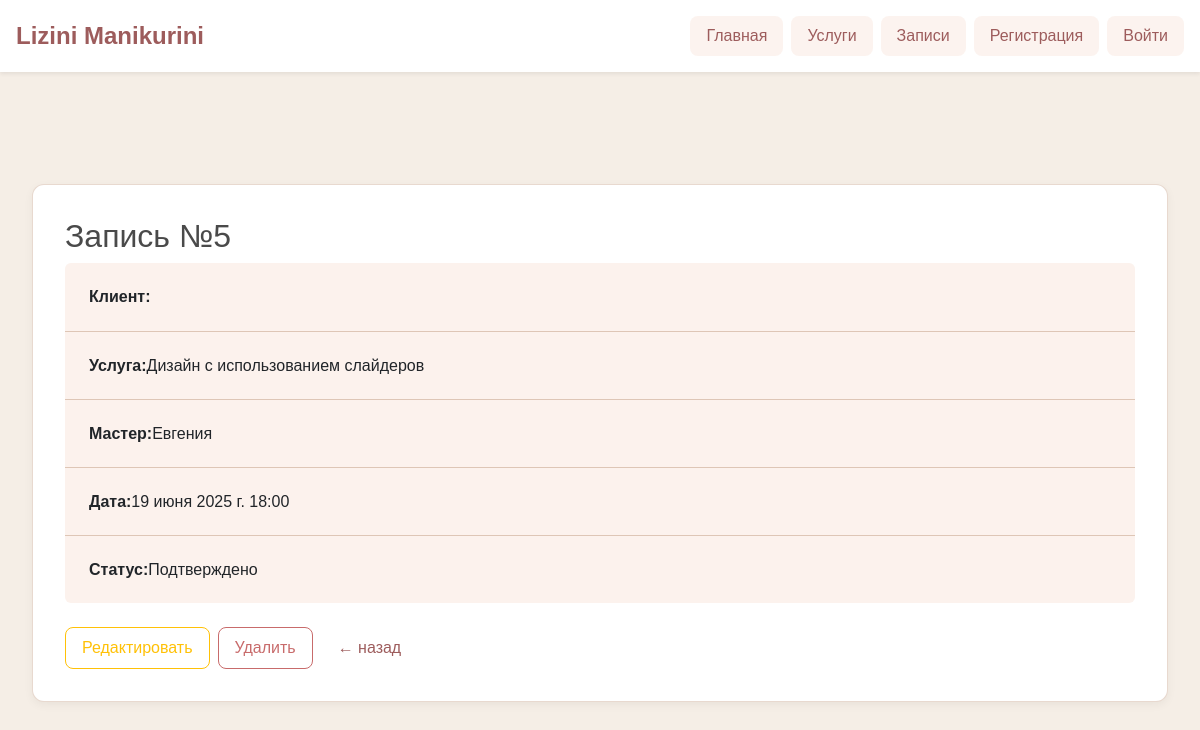
/appointments/5/, run on the app's committed database.
### website/models.py (models this page shows, shortened)
class Appointment(models.Model):
    client = models.ForeignKey(
        User,
        on_delete=models.SET_NULL,
        null=True,
        limit_choices_to={'role': 'client'},
        related_name='appointments',
        verbose_name='Клиент'
    )
    master = models.ForeignKey(
        Master,
        on_delete=models.SET_NULL,
        null=True,
        related_name='appointments',
        verbose_name='Мастер'
    )
    service = models.ForeignKey(
        Service,
        on_delete=models.SET_NULL,
        null=True,
        related_name='appointments',
        verbose_name='Услуга'
    )
    appointment_date = models.DateField(default=timezone.now, verbose_name='Дата записи')
    appointment_time = models.TimeField(verbose_name='Время записи')
    status = models.ForeignKey(
        AppointmentStatus,
        on_delete=models.SET_NULL,
        null=True,
        verbose_name='Статус'
    )
    price_paid = models.DecimalField(
        max_digits=10, decimal_places=2, null=True, blank=True, verbose_name='Оплачено'
    )
    created_at = models.DateTimeField(auto_now_add=True, verbose_name='Дата создания')
    updated_at = models.DateTimeField(auto_now=True, verbose_name='Дата изменения')
    class Meta:
        verbose_name = 'Запись'
        verbose_name_plural = 'Записи'
        ordering = ['-appointment_date', '-appointment_time']

class Service(models.Model):
    name = models.CharField(max_length=100, verbose_name='Название услуги')
    description = models.TextField(blank=True, verbose_name='Описание')
    price = models.DecimalField(max_digits=10, decimal_places=2, verbose_name='Цена')
    duration_minutes = models.PositiveIntegerField(verbose_name='Длительность (мин)')
    image = models.ImageField(upload_to='services/', blank=True, verbose_name='Картинка услуги')
    created_at = models.DateTimeField(auto_now_add=True, verbose_name='Дата создания')
    updated_at = models.DateTimeField(auto_now=True, verbose_name='Дата изменения')
    class Meta:
        verbose_name = 'Услуга'
        verbose_name_plural = 'Услуги'
        ordering = ['-created_at']

class Master(models.Model):
    name = models.CharField(max_length=100, verbose_name='Имя мастера')
    specialization = models.TextField(blank=True, verbose_name='Специализация')
    photo = models.ImageField(upload_to='masters/', blank=True, verbose_name='Фото мастера')
    created_at = models.DateTimeField(auto_now_add=True, verbose_name='Дата создания')
    updated_at = models.DateTimeField(auto_now=True, verbose_name='Дата изменения')
    class Meta:
        verbose_name = 'Мастер'
        verbose_name_plural = 'Мастера'
        ordering = ['name']

class AppointmentStatus(models.Model):
    name = models.CharField(max_length=50, verbose_name='Статус записи')
    class Meta:
        verbose_name = 'Статус записи'
        verbose_name_plural = 'Статусы записей'

### website/views.py (the view)
# urls.py: path('appointments/<int:pk>/', appointment_detail, name='appointment_detail'),
def appointment_detail(request, pk):
    appointment = get_object_or_404(Appointment, pk=pk)
    return render(request, 'website/appointment_detail.html', {'appointment': appointment})

### website/templates/website/appointment_detail.html (shortened to what this page needs)
{% extends 'website/base.html' %}
{% block content %}
<div class="container my-4">
  <div class="crud-wrapper">
    <h2>Запись №{{ appointment.id }}</h2>
    <ul class="list-group mb-4">
      <li class="list-group-item"><strong>Клиент:</strong> {{ appointment.client.name }}</li>
      <li class="list-group-item"><strong>Услуга:</strong> {{ appointment.service.name }}</li>
      <li class="list-group-item"><strong>Мастер:</strong> {{ appointment.master.name }}</li>
      <li class="list-group-item"><strong>Дата:</strong> {{ appointment.appointment_date }} {{ appointment.appointment_time }}</li>
      <li class="list-group-item"><strong>Статус:</strong> {{ appointment.status.name }}</li>
    </ul>
    <div class="d-flex gap-2">
      <a href="{% url 'appointment_edit' appointment.pk %}" class="btn btn-outline-warning">Редактировать</a>
      <a href="{% url 'appointment_delete' appointment.pk %}" class="btn btn-outline-danger">Удалить</a>
      <a href="{% url 'appointment_list' %}" class="btn btn-link">← назад</a>
    </div>
  </div>
</div>
{% endblock %}

### website/static/website/styles.css (style rules this page uses)
body { background-color: #f5eee6; font-family: 'Montserrat', sans-serif; color: #4a4a4a; line-height: 1.7; margin: 0; padding: 0; }
.container { max-width: 1200px; width: 100%; margin: 0 auto; padding: 2rem 1rem; }
.list-group-item { display: flex; align-items: center; padding: 1.25rem 1.5rem;; border: none; border-bottom: 1px solid rgba(210,180,160,0.7); background: #fcf2ed; transition: background .3s ease; }
.list-group-item:last-child { border-bottom: none; }
.btn { padding: .5rem 1rem; border-radius: 8px; font-weight: 500; transition: all .3s ease; white-space: nowrap; }
.btn-outline-danger { color: #c86b6b; border-color: #c86b6b; }
.btn-link { color: #9d5c5c; text-decoration: none; font-weight: 500; transition: color .3s ease, transform .3s ease; display: inline-flex; align-items: center; }
.crud-wrapper { background: #fff; border: 1px solid rgba(210,180,160,0.5); border-radius: 12px; padding: 2rem; box-shadow: 0 3px 10px rgba(0,0,0,0.05); margin-bottom: 2rem; overflow-x: auto; }

### data on the page
Appointment: id "5", service.name "Дизайн с использованием слайдеров", master.name "Евгения", appointment_date "19 июня 2025 г.", appointment_time "18:00", status.name "Подтверждено"
